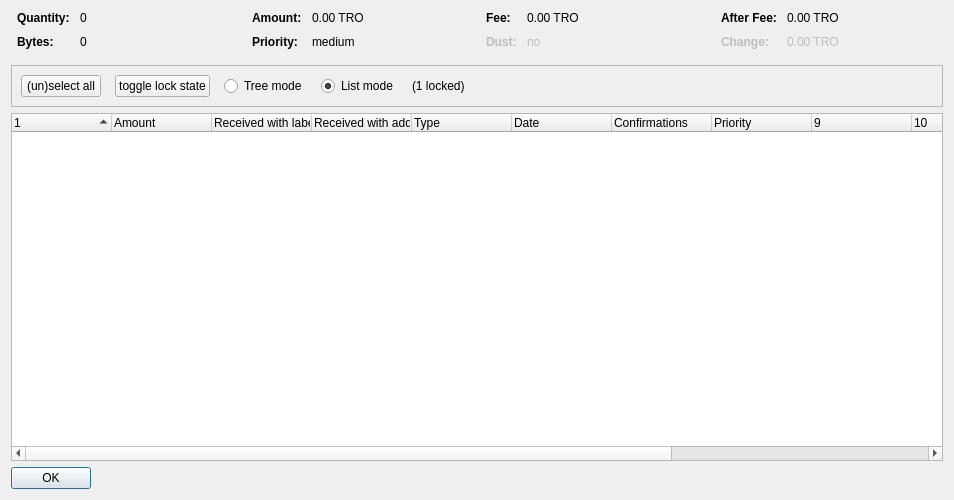
<?xml version="1.0" encoding="UTF-8"?>
<ui version="4.0">
 <class>CoinControlDialog</class>
 <widget class="QDialog" name="CoinControlDialog">
  <property name="geometry">
   <rect>
    <x>0</x>
    <y>0</y>
    <width>954</width>
    <height>500</height>
   </rect>
  </property>
  <property name="windowTitle">
   <string>Coin Selection</string>
  </property>
  <layout class="QVBoxLayout" name="verticalLayout">
   <item>
    <layout class="QHBoxLayout" name="horizontalLayoutTop" stretch="0,0,0,0">
     <property name="topMargin">
      <number>0</number>
     </property>
     <property name="bottomMargin">
      <number>10</number>
     </property>
     <item>
      <layout class="QFormLayout" name="formLayoutCoinControl1">
       <property name="horizontalSpacing">
        <number>10</number>
       </property>
       <property name="verticalSpacing">
        <number>10</number>
       </property>
       <property name="leftMargin">
        <number>6</number>
       </property>
       <property name="rightMargin">
        <number>6</number>
       </property>
       <item row="0" column="0">
        <widget class="QLabel" name="labelCoinControlQuantityText">
         <property name="font">
          <font>
           <weight>75</weight>
           <bold>true</bold>
          </font>
         </property>
         <property name="text">
          <string>Quantity:</string>
         </property>
        </widget>
       </item>
       <item row="0" column="1">
        <widget class="QLabel" name="labelCoinControlQuantity">
         <property name="cursor">
          <cursorShape>IBeamCursor</cursorShape>
         </property>
         <property name="contextMenuPolicy">
          <enum>Qt::ActionsContextMenu</enum>
         </property>
         <property name="text">
          <string notr="true">0</string>
         </property>
         <property name="textInteractionFlags">
          <set>Qt::LinksAccessibleByMouse|Qt::TextSelectableByKeyboard|Qt::TextSelectableByMouse</set>
         </property>
        </widget>
       </item>
       <item row="1" column="0">
        <widget class="QLabel" name="labelCoinControlBytesText">
         <property name="font">
          <font>
           <weight>75</weight>
           <bold>true</bold>
          </font>
         </property>
         <property name="text">
          <string>Bytes:</string>
         </property>
        </widget>
       </item>
       <item row="1" column="1">
        <widget class="QLabel" name="labelCoinControlBytes">
         <property name="cursor">
          <cursorShape>IBeamCursor</cursorShape>
         </property>
         <property name="contextMenuPolicy">
          <enum>Qt::ActionsContextMenu</enum>
         </property>
         <property name="text">
          <string notr="true">0</string>
         </property>
         <property name="textInteractionFlags">
          <set>Qt::LinksAccessibleByMouse|Qt::TextSelectableByKeyboard|Qt::TextSelectableByMouse</set>
         </property>
        </widget>
       </item>
      </layout>
     </item>
     <item>
      <layout class="QFormLayout" name="formLayoutCoinControl2">
       <property name="horizontalSpacing">
        <number>10</number>
       </property>
       <property name="verticalSpacing">
        <number>10</number>
       </property>
       <property name="leftMargin">
        <number>6</number>
       </property>
       <property name="rightMargin">
        <number>6</number>
       </property>
       <item row="0" column="0">
        <widget class="QLabel" name="labelCoinControlAmountText">
         <property name="font">
          <font>
           <weight>75</weight>
           <bold>true</bold>
          </font>
         </property>
         <property name="text">
          <string>Amount:</string>
         </property>
        </widget>
       </item>
       <item row="0" column="1">
        <widget class="QLabel" name="labelCoinControlAmount">
         <property name="cursor">
          <cursorShape>IBeamCursor</cursorShape>
         </property>
         <property name="contextMenuPolicy">
          <enum>Qt::ActionsContextMenu</enum>
         </property>
         <property name="text">
          <string notr="true">0.00 TRO</string>
         </property>
         <property name="textInteractionFlags">
          <set>Qt::LinksAccessibleByMouse|Qt::TextSelectableByKeyboard|Qt::TextSelectableByMouse</set>
         </property>
        </widget>
       </item>
       <item row="1" column="0">
        <widget class="QLabel" name="labelCoinControlPriorityText">
         <property name="font">
          <font>
           <weight>75</weight>
           <bold>true</bold>
          </font>
         </property>
         <property name="text">
          <string>Priority:</string>
         </property>
        </widget>
       </item>
       <item row="1" column="1">
        <widget class="QLabel" name="labelCoinControlPriority">
         <property name="cursor">
          <cursorShape>IBeamCursor</cursorShape>
         </property>
         <property name="contextMenuPolicy">
          <enum>Qt::ActionsContextMenu</enum>
         </property>
         <property name="text">
          <string>medium</string>
         </property>
         <property name="textInteractionFlags">
          <set>Qt::LinksAccessibleByMouse|Qt::TextSelectableByKeyboard|Qt::TextSelectableByMouse</set>
         </property>
        </widget>
       </item>
      </layout>
     </item>
     <item>
      <layout class="QFormLayout" name="formLayoutCoinControl3">
       <property name="horizontalSpacing">
        <number>10</number>
       </property>
       <property name="verticalSpacing">
        <number>10</number>
       </property>
       <property name="leftMargin">
        <number>6</number>
       </property>
       <property name="rightMargin">
        <number>6</number>
       </property>
       <item row="0" column="0">
        <widget class="QLabel" name="labelCoinControlFeeText">
         <property name="font">
          <font>
           <weight>75</weight>
           <bold>true</bold>
          </font>
         </property>
         <property name="text">
          <string>Fee:</string>
         </property>
        </widget>
       </item>
       <item row="0" column="1">
        <widget class="QLabel" name="labelCoinControlFee">
         <property name="cursor">
          <cursorShape>IBeamCursor</cursorShape>
         </property>
         <property name="contextMenuPolicy">
          <enum>Qt::ActionsContextMenu</enum>
         </property>
         <property name="text">
          <string notr="true">0.00 TRO</string>
         </property>
         <property name="textInteractionFlags">
          <set>Qt::LinksAccessibleByMouse|Qt::TextSelectableByKeyboard|Qt::TextSelectableByMouse</set>
         </property>
        </widget>
       </item>
       <item row="1" column="0">
        <widget class="QLabel" name="labelCoinControlLowOutputText">
         <property name="enabled">
          <bool>false</bool>
         </property>
         <property name="font">
          <font>
           <weight>75</weight>
           <bold>true</bold>
          </font>
         </property>
         <property name="text">
          <string>Dust:</string>
         </property>
        </widget>
       </item>
       <item row="1" column="1">
        <widget class="QLabel" name="labelCoinControlLowOutput">
         <property name="enabled">
          <bool>false</bool>
         </property>
         <property name="cursor">
          <cursorShape>IBeamCursor</cursorShape>
         </property>
         <property name="contextMenuPolicy">
          <enum>Qt::ActionsContextMenu</enum>
         </property>
         <property name="text">
          <string>no</string>
         </property>
         <property name="textInteractionFlags">
          <set>Qt::LinksAccessibleByMouse|Qt::TextSelectableByKeyboard|Qt::TextSelectableByMouse</set>
         </property>
        </widget>
       </item>
      </layout>
     </item>
     <item>
      <layout class="QFormLayout" name="formLayoutCoinControl4">
       <property name="horizontalSpacing">
        <number>10</number>
       </property>
       <property name="verticalSpacing">
        <number>10</number>
       </property>
       <property name="leftMargin">
        <number>6</number>
       </property>
       <property name="rightMargin">
        <number>6</number>
       </property>
       <item row="0" column="0">
        <widget class="QLabel" name="labelCoinControlAfterFeeText">
         <property name="font">
          <font>
           <weight>75</weight>
           <bold>true</bold>
          </font>
         </property>
         <property name="text">
          <string>After Fee:</string>
         </property>
        </widget>
       </item>
       <item row="0" column="1">
        <widget class="QLabel" name="labelCoinControlAfterFee">
         <property name="cursor">
          <cursorShape>IBeamCursor</cursorShape>
         </property>
         <property name="contextMenuPolicy">
          <enum>Qt::ActionsContextMenu</enum>
         </property>
         <property name="text">
          <string notr="true">0.00 TRO</string>
         </property>
         <property name="textInteractionFlags">
          <set>Qt::LinksAccessibleByMouse|Qt::TextSelectableByKeyboard|Qt::TextSelectableByMouse</set>
         </property>
        </widget>
       </item>
       <item row="1" column="0">
        <widget class="QLabel" name="labelCoinControlChangeText">
         <property name="enabled">
          <bool>false</bool>
         </property>
         <property name="font">
          <font>
           <weight>75</weight>
           <bold>true</bold>
          </font>
         </property>
         <property name="text">
          <string>Change:</string>
         </property>
        </widget>
       </item>
       <item row="1" column="1">
        <widget class="QLabel" name="labelCoinControlChange">
         <property name="enabled">
          <bool>false</bool>
         </property>
         <property name="cursor">
          <cursorShape>IBeamCursor</cursorShape>
         </property>
         <property name="contextMenuPolicy">
          <enum>Qt::ActionsContextMenu</enum>
         </property>
         <property name="text">
          <string notr="true">0.00 TRO</string>
         </property>
         <property name="textInteractionFlags">
          <set>Qt::LinksAccessibleByMouse|Qt::TextSelectableByKeyboard|Qt::TextSelectableByMouse</set>
         </property>
        </widget>
       </item>
      </layout>
     </item>
    </layout>
   </item>
   <item>
    <widget class="QFrame" name="frame">
     <property name="minimumSize">
      <size>
       <width>0</width>
       <height>40</height>
      </size>
     </property>
     <property name="frameShape">
      <enum>QFrame::StyledPanel</enum>
     </property>
     <property name="frameShadow">
      <enum>QFrame::Sunken</enum>
     </property>
     <layout class="QHBoxLayout" name="horizontalLayout">
      <item>
       <layout class="QHBoxLayout" name="horizontalLayoutPanel" stretch="0,0,0,0,0,0">
        <property name="spacing">
         <number>14</number>
        </property>
        <item>
         <widget class="QPushButton" name="pushButtonSelectAll">
          <property name="sizePolicy">
           <sizepolicy hsizetype="Maximum" vsizetype="Fixed">
            <horstretch>0</horstretch>
            <verstretch>0</verstretch>
           </sizepolicy>
          </property>
          <property name="text">
           <string>(un)select all</string>
          </property>
          <property name="autoDefault">
           <bool>false</bool>
          </property>
         </widget>
        </item>
        <item>
         <widget class="QPushButton" name="pushButtonToggleLock">
          <property name="sizePolicy">
           <sizepolicy hsizetype="Maximum" vsizetype="Fixed">
            <horstretch>0</horstretch>
            <verstretch>0</verstretch>
           </sizepolicy>
          </property>
          <property name="text">
           <string>toggle lock state</string>
          </property>
          <property name="autoDefault">
           <bool>false</bool>
          </property>
         </widget>
        </item>
        <item>
         <widget class="QRadioButton" name="radioTreeMode">
          <property name="sizePolicy">
           <sizepolicy hsizetype="Maximum" vsizetype="Fixed">
            <horstretch>0</horstretch>
            <verstretch>0</verstretch>
           </sizepolicy>
          </property>
          <property name="text">
           <string>Tree mode</string>
          </property>
         </widget>
        </item>
        <item>
         <widget class="QRadioButton" name="radioListMode">
          <property name="sizePolicy">
           <sizepolicy hsizetype="Maximum" vsizetype="Fixed">
            <horstretch>0</horstretch>
            <verstretch>0</verstretch>
           </sizepolicy>
          </property>
          <property name="text">
           <string>List mode</string>
          </property>
          <property name="checked">
           <bool>true</bool>
          </property>
         </widget>
        </item>
        <item>
         <widget class="QLabel" name="labelLocked">
          <property name="text">
           <string>(1 locked)</string>
          </property>
         </widget>
        </item>
        <item>
         <spacer name="horizontalSpacer">
          <property name="orientation">
           <enum>Qt::Horizontal</enum>
          </property>
          <property name="sizeHint" stdset="0">
           <size>
            <width>40</width>
            <height>20</height>
           </size>
          </property>
         </spacer>
        </item>
       </layout>
      </item>
     </layout>
    </widget>
   </item>
   <item>
    <widget class="CoinControlTreeWidget" name="treeWidget">
     <property name="contextMenuPolicy">
      <enum>Qt::CustomContextMenu</enum>
     </property>
     <property name="sortingEnabled">
      <bool>false</bool>
     </property>
     <property name="columnCount">
      <number>13</number>
     </property>
     <attribute name="headerShowSortIndicator" stdset="0">
      <bool>true</bool>
     </attribute>
     <attribute name="headerStretchLastSection">
      <bool>false</bool>
     </attribute>
     <column>
      <property name="text">
       <string/>
      </property>
     </column>
     <column>
      <property name="text">
       <string>Amount</string>
      </property>
     </column>
     <column>
      <property name="text">
       <string>Received with label</string>
      </property>
     </column>
     <column>
      <property name="text">
       <string>Received with address</string>
      </property>
     </column>
     <column>
      <property name="text">
       <string>Type</string>
      </property>
     </column>
     <column>
      <property name="text">
       <string>Date</string>
      </property>
     </column>
     <column>
      <property name="text">
       <string>Confirmations</string>
      </property>
      <property name="toolTip">
       <string>Confirmed</string>
      </property>
     </column>
     <column>
      <property name="text">
       <string>Priority</string>
      </property>
     </column>
     <column>
      <property name="text">
       <string/>
      </property>
     </column>
     <column>
      <property name="text">
       <string/>
      </property>
     </column>
     <column>
      <property name="text">
       <string/>
      </property>
     </column>
     <column>
      <property name="text">
       <string/>
      </property>
     </column>
     <column>
      <property name="text">
       <string/>
      </property>
     </column>
    </widget>
   </item>
   <item>
    <widget class="QDialogButtonBox" name="buttonBox">
     <property name="sizePolicy">
      <sizepolicy hsizetype="Maximum" vsizetype="Fixed">
       <horstretch>0</horstretch>
       <verstretch>0</verstretch>
      </sizepolicy>
     </property>
     <property name="orientation">
      <enum>Qt::Horizontal</enum>
     </property>
     <property name="standardButtons">
      <set>QDialogButtonBox::Ok</set>
     </property>
    </widget>
   </item>
  </layout>
 </widget>
 <customwidgets>
  <customwidget>
   <class>CoinControlTreeWidget</class>
   <extends>QTreeWidget</extends>
   <header>coincontroltreewidget.h</header>
  </customwidget>
 </customwidgets>
 <resources/>
 <connections/>
</ui>
